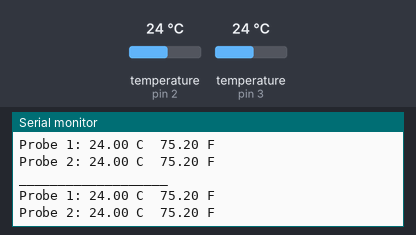
The sketch below on a simulated Arduino Uno, built with avr-gcc and run on an emulated ATmega328P. On the bench: the last lines printed to the serial monitor. The inputs (shaded band) are chosen by the test bench; at power-on: temperature (sensors on pin 2, pin 3) 24 °C.

Above: at 4.1 s.
4.2 s: temperature (sensor on pin 2) set to 12 °C
At 4.2 s:
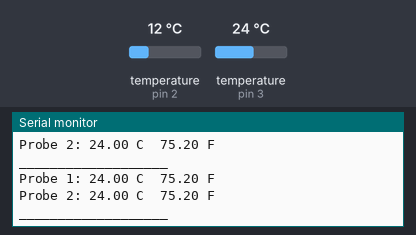
7.7 s: temperature (sensor on pin 3) set to 12 °C
At 9.6 s:
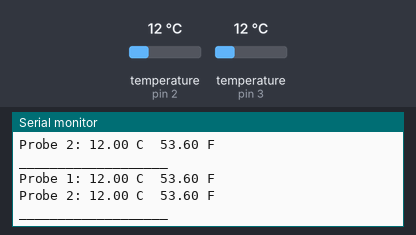
11.2 s: temperature (sensor on pin 2) set to 19 °C
At 12.6 s:
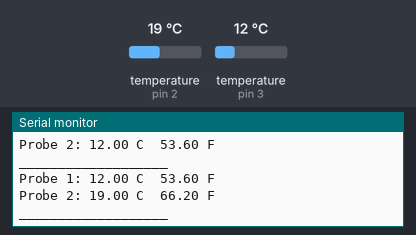
18.5 s: temperature (sensor on pin 3) set to 19 °C
At 20.5 s:
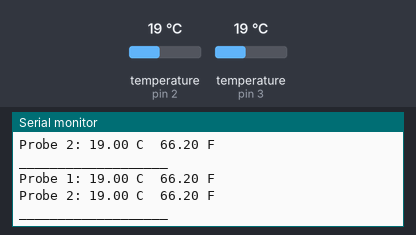
Timing chart, 0 to 22.0 s (numbered marks = the images above; inputs shaded):
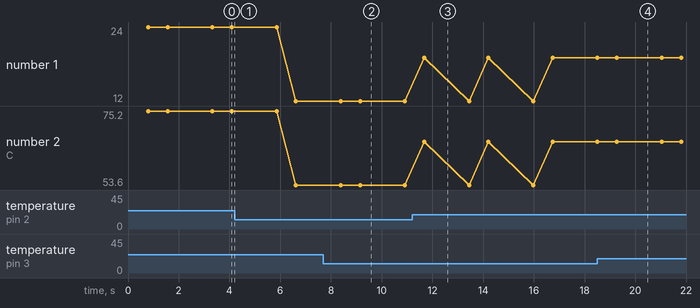

Measured:
- after the input at 7.7 s, the serial monitor: prints a new line after 0.69 s (image 2)
- after the input at 11.2 s, the serial monitor: prints a new line after 0.48 s (image 3)
- after the input at 18.5 s, the serial monitor: prints a new line at once (image 4)
- plotted number 1: 24 → 12 after the input at 4.2 s, 12 → 19 after the input at 11.2 s
- plotted number 2: 75.2 → 53.6 after the input at 4.2 s, 53.6 → 66.2 after the input at 11.2 s

The sketch:

Temperature_Duo.ino
```cpp
#include <OneWire.h>
#include <DallasTemperature.h>

#define Probe1 3
#define Probe2 2

OneWire oneWire(Probe1);
OneWire oWire(Probe2);

DallasTemperature sensors1(&oneWire);
DallasTemperature sensors2(&oWire);

float Celsius1 = 0;
float Fahrenheit1 = 0;

float Celsius2 = 0;
float Fahrenheit2 = 0;

void setup() {
  sensors1.begin();
  sensors2.begin();
  Serial.begin(9600);
  //Serial.println("CLEARDATA");
  //Serial.println("LABEL,Current time,Sensor value");
}

void loop() {
  sensors1.requestTemperatures();

  Celsius1 = sensors1.getTempCByIndex(0);
  Fahrenheit1 = sensors1.toFahrenheit(Celsius1);

  Serial.print("Probe 1: ");
  Serial.print(Celsius1);
  Serial.print(" C  ");
  Serial.print(Fahrenheit1);
  Serial.println(" F");

sensors2.requestTemperatures();

  Celsius2 = sensors2.getTempCByIndex(0);
  Fahrenheit2 = sensors2.toFahrenheit(Celsius2);

  Serial.print("Probe 2: ");
  Serial.print(Celsius2);
  Serial.print(" C  ");
  Serial.print(Fahrenheit2);
  Serial.println(" F");

Serial.println("___________________");
  delay(1000);


}
```
